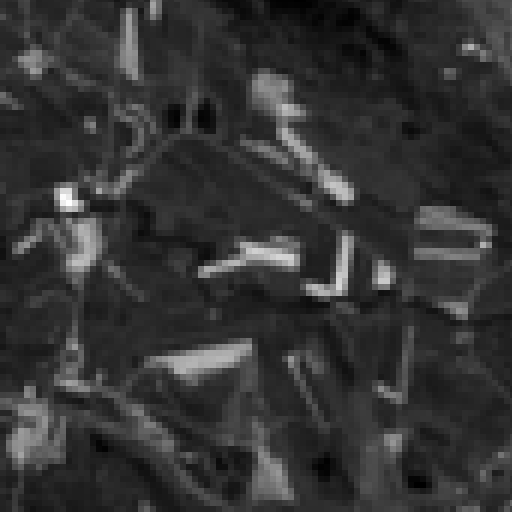
#> input picture timeseries/7680-10240-B01-2017-06-20.png, 512 x 512 px, given in place of 7680-10240-B02-2016-12-22.png, which was not available
$ jupyter execute --allow-errors 'Vegetation Index.ipynb'   (text cells are left out)
#> lines starting #> are read from the running program, lines starting #| are printed output that depends on the picture; pictures that were not available may be replaced by others from this repository, and a replacement may not be noted
[cell 1]
import pandas as pd
import numpy as np
from PIL import Image
import matplotlib.pyplot as plt
from matplotlib import image
import glob
import os

[cell 2]
BASE_PATH = '/home/miebakso/Desktop/Good_Crop_Bad_Crop/'

[cell 3]
# x 7680,  y 1024
def get_tile_path(x, y, band, date):
    path = f'/home/miebakso/Desktop/Good_Crop_Bad_Crop/satelite_data/phase-01/data/sentinel-2a-tile-{x}x-{y}y/timeseries/{x}-{y}-{band}-{date}.png'
    return path

[cell 4]
# get the dates
paths = glob.glob(get_tile_path('7680','10240','B01','*'))
dates = []
for path in paths:
    x = len(path)
    dates.append(path[x-14:x-4])

# sort date
dates.sort(key= lambda x: int(''.join(x.split('-'))))

dates[0:5]

[cell 5]
# BAND 2 BLUE
# BAND 3 GREEN
# BAND 4 RED
# BAND 5 VEGETATION RED EDGE
# BAND 6 VEGETATION RED EDGE
# BAND 7 VEGETATION RED EDGE
# BAND 8 NIR
# BAND 8A VEGETATION RED EDGE
# BAND 9 WATER VAPOUR
# BAND 10 SWIR CIRRUS
# BAND 11 SWIR
# BAND 12 SWIR
BLUE = 'B02'
GREEN = 'B03'
RED = 'B04'
NIR = 'B08'

[cell 6]
# get the picture
def get_image(x, y, band, date):
    path = get_tile_path(x,y,band,date)
    im = image.imread(path)
    return im

[cell 7]
temp = get_tile_path('7680','10240','B02','2016-12-22')
im = Image.open(temp)
#> im is the input picture: PIL image 512x512 I;16; min 2188, max 3462, mean 2451.6

[cell 8]
temp

[cell 9]
temp = get_image('7680','10240','B04','2016-12-22')
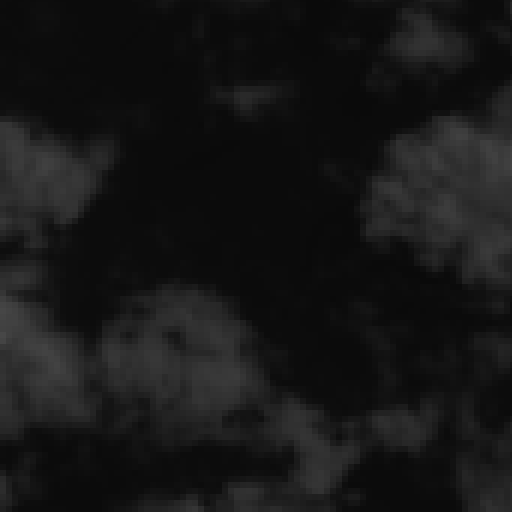
#> input picture timeseries/7680-10240-B01-2018-04-16.png, 512 x 512 px, given in place of 7680-10240-B04-2016-12-22.png, which was not available
#> in get_image, im is the input picture: shape (512, 512) float32; min 0.0409, max 0.28, mean 0.0902
plt.imshow(temp)

[cell 10]
def calulcate_NVDI(NIR, RED):
    return (NIR - RED) / (NIR + RED)
#> returned value: shape (512, 512) float32; every value is 0

[cell 11]
red = get_image('7680','10240',RED,'2016-12-22')
nir = get_image('7680','10240',NIR,'2016-12-22')
temp = calulcate_NVDI(nir,red)

[cell 12]
plt.imshow(temp)

[cell 13]
def calculate_ENVDI(NIR, GREEN, BLUE):
    return ((NIR+GREEN) - (2*BLUE)) / ((NIR+GREEN) + (2*BLUE))

[cell 14]
nir = get_image('7680','10240',NIR,'2016-12-22')
#> (the rest of this cell did not finish here and is left out)

[cell 15]
def calulcate_GNDVI(NIR, GREEN):

    return (NIR - GREEN) / (NIR + GREEN)

[cell 16]
nir = get_image('7680','10240',NIR,'2016-12-22')
#> (the rest of this cell did not finish here and is left out)

[cell 17]
def calculate_SIPI(NIR, RED, BLUE):
    division = NIR - RED
    for i in range(0, len(division)):
        for j in range(0, len(division[i])):
            if division[i,j] == 0:
                division[i,j] = np.min(division[i])
    print(NIR -BLUE)
#> (printed output is left out)
    print(division)
#> (printed output is left out)
    result = ((NIR - BLUE) / (division))
#> result: shape (512, 512) float32; every value is NaN or infinite
    return result

[cell 18]
nir = get_image('7680','10240',NIR,'2016-12-22')
red = get_image('7680','10240',RED,'2016-12-22')
blue = get_image('7680','10240',BLUE,'2016-12-22')
temp = calculate_SIPI(nir,red, blue)
plt.imshow(temp)
for i in range(0, len(temp)):
        for j in range(0, len(temp[i])):
            if temp[i,j] <0 or temp[i,j] >2:
                print(nir[i,j])
                print(red[i,j])
                print(blue[i,j])
                print(temp[i,j])
                print()
#> this loop made 512 passes
#> (printed output is left out)

[cell 19]
plt.imshow([[-409,-2,-3,-4,-1, 463]])
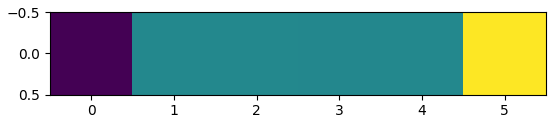
#> figure drawn by matplotlib, 1 panel

[cell 20]
plt.imshow(nir-red)

[cell 21]
temp  = Image.open(get_tile_path('7680','10240','B04','2016-12-22'))
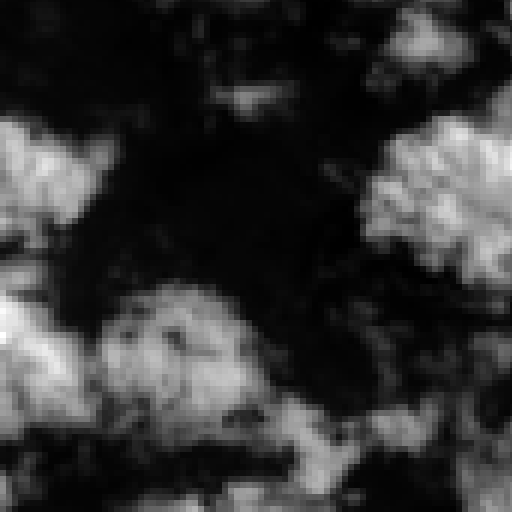
#> temp: PIL image 512x512 I;16; min 2682, max 18368, mean 5913.5; drawn with min black and max white
pixels = np.array(temp.getdata()).reshape(512,512)
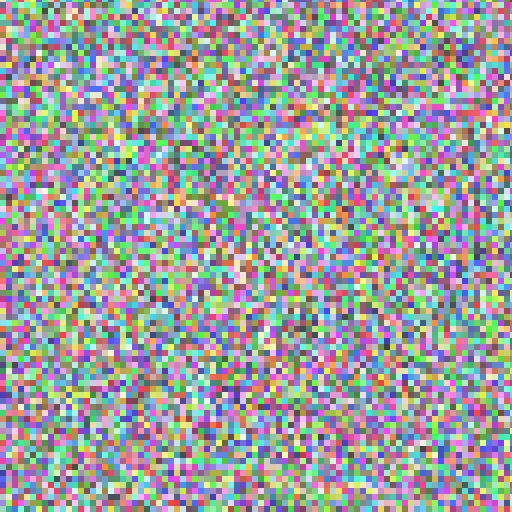
#> pixels: shape (512, 512) int64; 3218 distinct labels, from 2682 to 18368; one colour per label, 0 black
pixels

[cell 22]
def get_wavelength(x, y, band, date):
    im = Image.open(get_tile_path(x,y,band,date))
    arr = np.array(im.getdata()).reshape(512,512)
    return arr

[cell 23]
red = get_wavelength('7680','10240',RED,'2016-12-22')
nir = get_wavelength('7680','10240',NIR,'2016-12-22')
temp = calulcate_NVDI(nir,red)
#> in calulcate_NVDI (call 2), `return (NIR - RED) / (NIR + RED)`: returned value: shape (512, 512) float64; every value is 0

[cell 24]
def get_image2(x, y, band, date):
    im = Image.open(get_tile_path(x,y,band,date))
    arr = np.array(im.getdata()).reshape(512,512,3)
    return arr

#> (a cell that did not finish here is left out)

[cell 26]
plt.imshow(temp)

[cell 27]
mask_path = '/home/miebakso/Desktop/PROJECT/Good_Crop_Bad_Crop/model/satelite_data/phase-01/data/sentinel-2a-tile-7680x-10240y/masks/sugarcane-region-mask.png'
def get_mask():
    im = Image.open(mask_path)
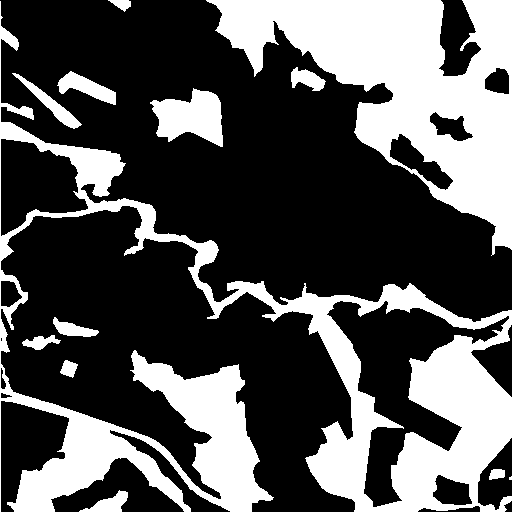
#> input picture model/satelite_data/phase-01/data/sentinel-2a-tile-7680x-10240y/masks/sugarcane-region-mask.png, 512 x 512 px, found by its file name
#> im is the input picture: PIL image 512x512 RGBA; mean R, G, B, A 0, 0, 0, 169.5
    pixels = im.load()
    return pixels

[cell 28]
mask = get_mask()
mask[0,0]
#> Out = (0, 0, 0, 255)

[cell 29]
# method to get the average of the tile divided by n * n filtered by mask
def get_average(image1, mask, n):
    results = []
    length = int(512/n)
    for i in range(0,n):
        for j in range(0,n):
            count = 0;
            result = 0;
            for x in range(0,length):
                for y in range(0,length):
                    x_index = (i*length) + x
                    y_index = (j* length) + y
                    if mask[x_index,y_index] == (0, 0, 0, 255):
                        pixel = image1[x_index,y_index]
                        result += pixel
                        count +=1
            if count == 0:
                results.append(0)
            else:
                results.append(result/count)
    return np.array(results)

#> (a cell that did not finish here is left out)

[cell 31]
X = '7680'
Y = '10240'
n = 8
IS_IN_MASK = (0, 0, 0, 255)
nvdis = []
envdis = []
gnvdis = []
# [19 lines of commented-out code are left out]

[cell 32]
nvdis

[cell 33]
xtick_loc = [i for i in range(0, len(dates))]
#> xtick_loc = [0, 1]

def plot_field_average(results, x):


#> called with x = 4
    for i in range(0,len(results[0])):
        plt.figure(figsize=(12,4), dpi=100)
        result = []
        for tile in results:
            avg = tile[i]
            result.append(avg)
        plt.bar(dates, result, label = str(i))
        plt.xticks(rotation=90)
        plt.legend([str(i)])
        plt.title('Average Sub-tile Value')
        plt.grid(axis='y')
        plt.xlabel('Dates')
        plt.ylabel('VALUE')
        plt.show()

#> (a cell that did not finish here is left out)

#> (a cell that did not finish here is left out)

#> (a cell that did not finish here is left out)

[cell 37]
mask = np.ones((10,12))
mask[0,0] = 0
mask

[cell 38]
def get_partition(image, xStart, yStart, mask):
#> called with xStart = 0, yStart = 0, mask = array of shape (10, 12)
    result = []
    for y in range(0, len(mask)):
        for x in range(0, len(mask[0])):
            # check if the mask pixel is selected then add the img pixel to list
            if mask[y,x]==1:
                result.append(image[yStart+y, xStart+x])
#> after the loop, result = 119 values, max 3264 at index 0, min 3016 at index 101, mean 3085.3
    return np.array(result)

[cell 39]
temp = get_wavelength('7680','10240',RED,'2016-12-22')
res = get_partition(temp, 0,0, mask)
#> res has the same summary as result in get_partition
print(len(res))

[cell 40]
res
#> Out has the same summary as result in get_partition

[cell 41]
def get_avg_vegetation_index(vi, X, Y, xStart, yStart, mask):
    result = []
    avg = []
    upper = []
    lower = []
    for date in dates[0:12]:
        red = get_wavelength(X,Y,RED,date)
        blue = get_wavelength(X,Y,BLUE,date)
        green = get_wavelength(X,Y,GREEN,date)
        nir = get_wavelength(X,Y,NIR,date)

        if vi == 'NVDI':
            nvdi = calulcate_NVDI(nir, red)
            res = get_partition(nvdi, xStart, yStart, mask)
            average = np.average(res)
            sd = np.std(res)

            avg.append(average)
            upper.append(average+(2*sd))
            lower.append(average-(2*sd))
            result.append(res)
    dict = {}
    dict['result'] = result
    dict['avg'] = avg
    dict['upper'] = upper
    dict['lower'] = lower
    return dict

[cell 42]
X = '7680'
Y = '10240'
xStart = 0
yStart = 0
mask = np.ones((20,20))

#> (a cell that did not finish here is left out)

[cell 44]
temp

[cell 45]
xlabels = []
#> xlabels = []
result = []
xlabel2 = []
#> (the rest of this cell did not finish here and is left out)
